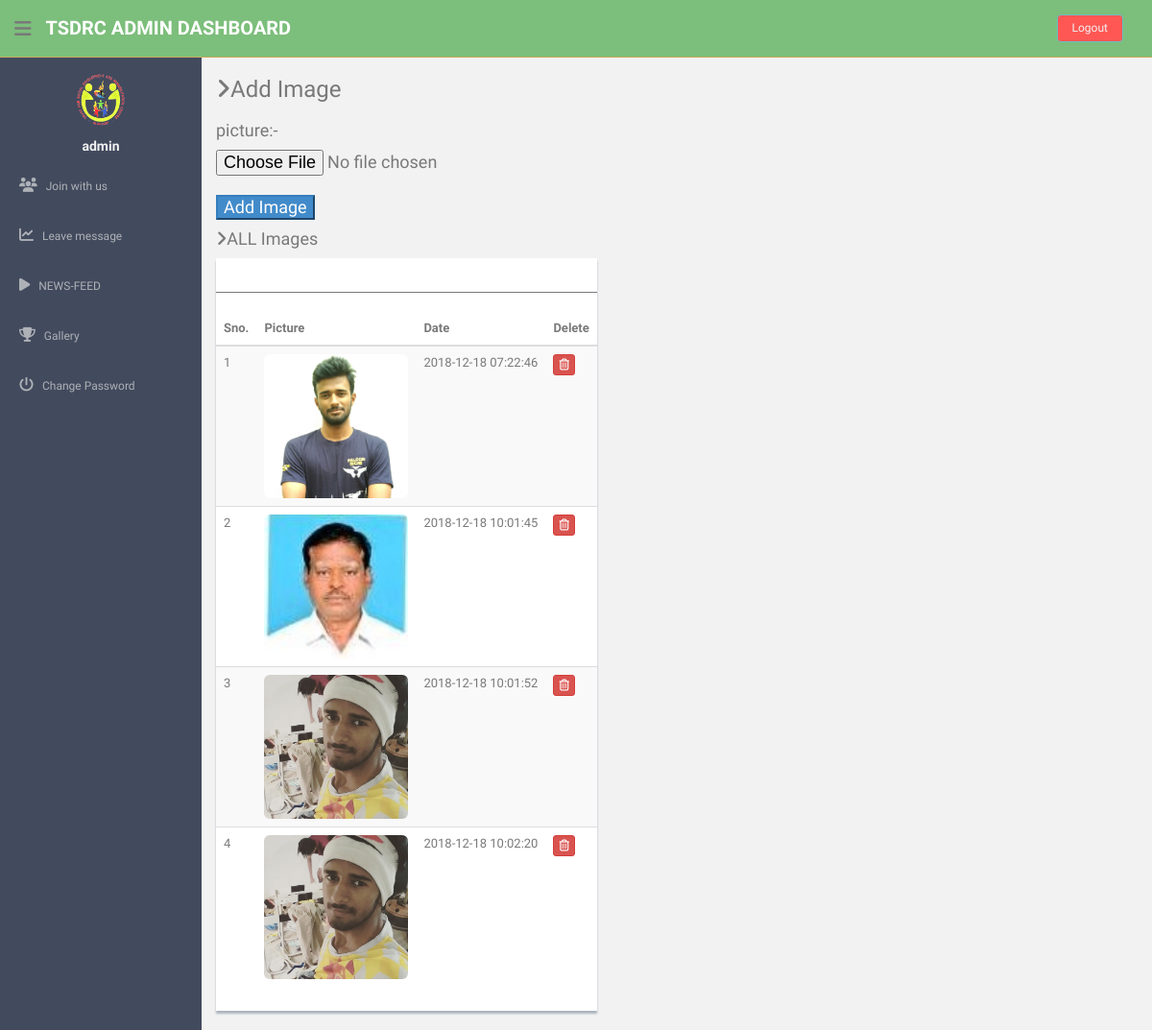
Page /admin/addimage.php (signed in) on the committed database.
### tables this page shows
CREATE TABLE `tbl_gallery` (
  `img_id` int(11) NOT NULL,
  `path` varchar(255) NOT NULL,
  `date` timestamp NOT NULL DEFAULT CURRENT_TIMESTAMP
);

### admin/addimage.php (the view, shortened to what this page needs)
<?php
include('dbconnection.php');
?><!DOCTYPE html>
<html lang="en">
  <head>
    <link href="assets/css/bootstrap.css" rel="stylesheet">
    <link href="assets/font-awesome/css/font-awesome.css" rel="stylesheet" />
    <link href="assets/css/style.css" rel="stylesheet">
    <link href="assets/css/style-responsive.css" rel="stylesheet">
  </head>
  <body>
  <section id="container" >
  <?php include('./header.php'); ?>
        <?php include('./sidebar.php'); ?>
      <section id="main-content">
          <section class="wrapper">
     <h3><i class="fa fa-angle-right"></i>Add Image </h3>
    <form method="post" action="" name="category" id="category" enctype="multipart/form-data">
        <label for="cat"><h4>picture:-<h4></label>
        <input id="cat" name="image" required="" type="file"><br>
        <input type="submit" name="category" id="category" class="btn-primary" value="Add Image">
    </form>
    <h4><i class="fa fa-angle-right"></i>ALL Images</h4>
            <div class="row">
                  <div class="col-md-12">
                      <div class="content-panel">
                          <table class="table table-striped table-advance table-hover">
	                  	  	  <hr>
                              <thead>
                              <tr>
                                  <th>Sno.</th>
                                  <th>Picture</th>
                                  <th>Date</th>
                                  <th>Delete</th>
                              </tr>
                              </thead>
                              <tbody>
                              <?php $ret=mysqli_query($con,"SELECT * FROM tbl_gallery");
                                $cnt=1;
                                while($row=mysqli_fetch_array($ret))
                                {
                                  ?>
                              <tr>
                              <td><?php echo $cnt;?></td>
                              <td><img alt="User Pic" src="./gallery/<?php echo $row['path']; ?>" style="width:150px; height:150px;" class="img-rounded img-responsive"></td>
                              <td><?php echo $row['date'];?></td>
                              <td>
                              <a>
                                  <form action="" method="post" name="delete">
                                  <button type="submit" name="delete" class="btn btn-danger btn-xs" onClick="return confirm('Do you really want to delete');"><i class="fa fa-trash-o "></i></button></a>
                              </td>
                          </tr>
                              <?php $cnt=$cnt+1; }?>
                              </tbody>
                          </table>
                      </div>
                  </div>
              </div>
    </section>
    </section>
  </body>
</html>

### admin/header.php (shortened to what this page needs)
<header class="header black-bg">
              <div class="sidebar-toggle-box">
                  <div class="fa fa-bars tooltips" data-placement="right" data-original-title="Toggle Navigation"></div>
              </div>
            <a href="joinwithus.php" class="logo"><b> TSDRC Admin Dashboard</b></a>
            <div class="top-menu">
            	<ul class="nav pull-right top-menu">
                    <li><a class="logout" href="logout.php">Logout</a></li>
            	</ul>
            </div>
        </header>

### admin/sidebar.php (shortened to what this page needs)
<aside>
          <div id="sidebar"  class="nav-collapse ">
              <ul class="sidebar-menu" id="nav-accordion">
              	  <p class="centered"><a href="joinwithus.php"><img src="assets/img/logonav.png" class="img-circle" width="60"></a></p>
              	  <h5 class="centered"><?php echo $_SESSION['adminlogin'];?></h5>
                  <li class="sub-menu">
                      <a href="joinwithus.php" >
                          <i class="fa fa-users"></i>
                          <span>Join with us</span>
                      </a>
                  </li>
                  <li class="sub-menu">
                      <a href="leavemessage.php">
                          <i class="fa fa-line-chart"></i>
                          <span>Leave message</span>
                      </a>
                  </li>
                <li class="sub-menu">
                <a   id="dropdownMenuLink" data-toggle="dropdown" aria-haspopup="false" aria-expanded="true"  href="addgames.php">
                   <i class="fa fa-play"></i> <span>NEWS-FEED</span>
                    </a>
              </li>
            <li class="sub-menu">
                <a href="addimage.php">
                    <i class="fa fa-trophy"></i>
                    <span>Gallery</span>
                </a>
            </li>
            <li class="sub-menu">
                <a href="change-password.php">
                    <i class="fa fa-power-off"></i>
                    <span>Change Password</span>
                </a>
            </li>
              </ul>
          </div>
      </aside>

### admin/assets/css/style.css (style rules this page uses)
body { color: #797979; background: #f2f2f2; font-family: 'Ruda', sans-serif; padding: 0px !important; margin: 0px !important; font-size:13px; }
ul li { list-style: none; }
a, a:hover, a:focus { text-decoration: none; outline: none; }
#container { width: 100%; height: 100%; }
hr { margin-top: 20px; margin-bottom: 20px; border: 0; border-top: 1px solid #797979; }
.centered { text-align: center; }
ul.top-menu > li > .logout { color: #f2f2f2; font-size: 12px; border-radius: 4px; -webkit-border-radius: 4px; border: 1px solid #64c3c2 !important; padding: 5px 15px; margin-right: 15px; background: #ff5754; margin-top: 15px; }
#sidebar { width: 210px; height: 100%; position: fixed; background: #424a5d; }
#sidebar h5 { color: #f2f2f2; font-weight: 700; }
#sidebar ul li { position: relative; }
ul.sidebar-menu , ul.sidebar-menu li ul.sub { margin: -2px 0 0; padding: 0; }
ul.sidebar-menu { margin-top: 75px; }
ul.sidebar-menu li { margin-bottom: 5px; margin-left:10px; margin-right:10px; }
ul.sidebar-menu li.sub-menu { line-height: 15px; }
ul.sidebar-menu li a span { display: inline-block; }
ul.sidebar-menu li a { color: #aeb2b7; text-decoration: none; display: block; padding: 15px 0 15px 10px; font-size: 12px; outline: none; -webkit-transition: all 0.3s ease; -moz-transition: all 0.3s ease; -o-transition: all 0.3s ease; -ms-transition: all 0.3s ease; transition: all 0.3s ease; }
ul.sidebar-menu li a i { font-size: 15px; padding-right: 6px; }
#main-content { margin-left: 210px; }
.header, .footer { min-height: 60px; padding: 0 15px; }
.header { position: fixed; left: 0; right: 0; z-index: 1002; }
.black-bg { background: #7cbe7b; border-bottom: 1px solid #c9aa5f; }
.wrapper { display: inline-block; margin-top: 60px; padding-left: 15px; padding-right: 15px; padding-bottom: 15px; padding-top: 0px; width: 100%; }
a.logo { font-size: 20px; color: #ffffff; float: left; margin-top: 15px; text-transform: uppercase; }
a.logo b { font-weight: 900; }
#top_menu .nav > li, ul.top-menu > li { float: left; }
ul.top-menu > li > a { color: #666666; font-size: 16px; border-radius: 4px; -webkit-border-radius: 4px; border:1px solid #666666 !important; padding: 2px 6px; margin-right: 15px; }
.sidebar-toggle-box { float: left; padding-right: 15px; margin-top: 20px; }
.sidebar-toggle-box .fa-bars { cursor: pointer; display: inline-block; font-size: 20px; }
.content-panel { background: #ffffff; box-shadow: 0px 3px 2px #aab2bd; padding-top: 15px; padding-bottom: 5px; }
label { font-weight: 400; }

### admin/header.php (style rules this page uses)
body { color: #797979; background: #f2f2f2; font-family: 'Ruda', sans-serif; padding: 0px !important; margin: 0px !important; font-size:13px; }

### rows in the picture
tbl_gallery: path (picture), date "2018-12-18 07:22:46"
tbl_gallery: path (picture), date "2018-12-18 10:01:45"
tbl_gallery: path (picture), date "2018-12-18 10:01:52"
tbl_gallery: path (picture), date "2018-12-18 10:02:20"

### other values in the picture
$_SESSION['adminlogin'] "admin"
